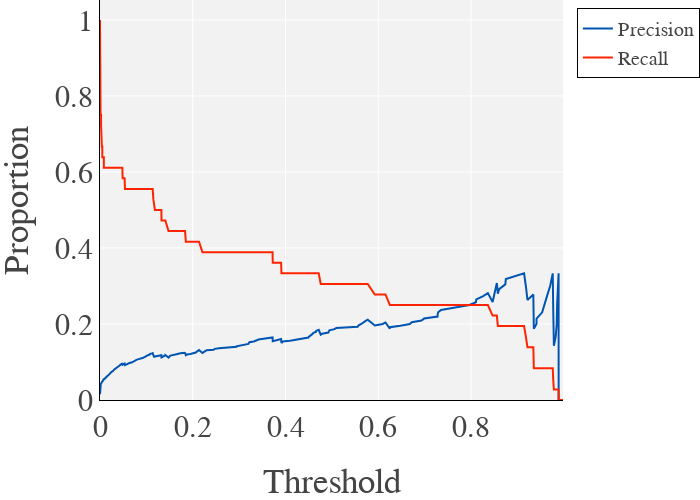

Write notebook code for a chart like this one.
### Code cell
fig = go.Figure(layout=go.Layout(width=700, height=500 #title=go.layout.Title(text="Precision and Recall by Threshold")
    ))

fig.add_trace(go.Scatter(name="Precision", x=thresholds, y=precision[:-1]))
fig.add_trace(go.Scatter(name="Recall", x=thresholds, y=recall[:-1]))
fig.update_xaxes(title="Threshold")
fig.update_yaxes(title="Proportion")

fig.show()

fig.write_image("images/final/environmental/PCR_threshold_environmental_lgbm.png")

pio.write_image(fig, 'images/final/environmental/PCR_threshold_environmental_lgbm.png', scale=5, width=700, height=500)

### Figure 1 — Plotly figure (JSON) as saved in the notebook; plotly's stock layout.template omitted (floating-point values rounded to 4 significant figures; data arrays with more than 128 entries replaced by an {"elided": "..."} marker saying what was removed)
{"data": [{"name": "Precision", "type": "scatter", "x": {"elided": "2287 float values"}, "y": {"elided": "2287 float values"}}, {"name": "Recall", "type": "scatter", "x": {"elided": "2287 float values"}, "y": {"elided": "2287 float values"}}], "layout": {"height": 500, "width": 700, "xaxis": {"title": {"text": "Threshold"}}, "yaxis": {"title": {"text": "Proportion"}}}}
